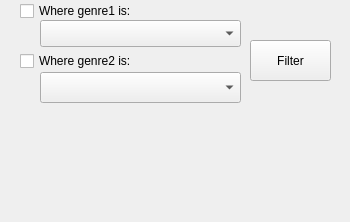
         <widget class="QWidget" name="page_2">
          <property name="geometry">
           <rect>
            <x>0</x>
            <y>0</y>
            <width>350</width>
            <height>222</height>
           </rect>
          </property>
          <attribute name="icon">
           <iconset resource="resources.qrc">
            <normaloff>:/icons/view-filter.png</normaloff>:/icons/view-filter.png</iconset>
          </attribute>
          <attribute name="label">
           <string>fillters</string>
          </attribute>
          <widget class="QPushButton" name="bt_apply_filter">
           <property name="geometry">
            <rect>
             <x>250</x>
             <y>40</y>
             <width>81</width>
             <height>41</height>
            </rect>
           </property>
           <property name="text">
            <string>Filter</string>
           </property>
          </widget>
          <widget class="QCheckBox" name="checkBox_filter_genre1">
           <property name="geometry">
            <rect>
             <x>20</x>
             <y>0</y>
             <width>141</width>
             <height>22</height>
            </rect>
           </property>
           <property name="text">
            <string>Where genre1 is:</string>
           </property>
          </widget>
          <widget class="QComboBox" name="cBoxGenre1">
           <property name="geometry">
            <rect>
             <x>40</x>
             <y>20</y>
             <width>201</width>
             <height>27</height>
            </rect>
           </property>
           <property name="styleSheet">
            <string notr="true">selection-color: rgb(87, 118, 255);</string>
           </property>
          </widget>
          <widget class="QComboBox" name="cBoxGenre2">
           <property name="geometry">
            <rect>
             <x>40</x>
             <y>72</y>
             <width>201</width>
             <height>31</height>
            </rect>
           </property>
           <property name="styleSheet">
            <string notr="true">selection-color: rgb(87, 118, 255);</string>
           </property>
          </widget>
          <widget class="QCheckBox" name="checkBox_filter_genre2">
           <property name="geometry">
            <rect>
             <x>20</x>
             <y>50</y>
             <width>151</width>
             <height>22</height>
            </rect>
           </property>
           <property name="text">
            <string>Where genre2 is:</string>
           </property>
          </widget>
         </widget>
